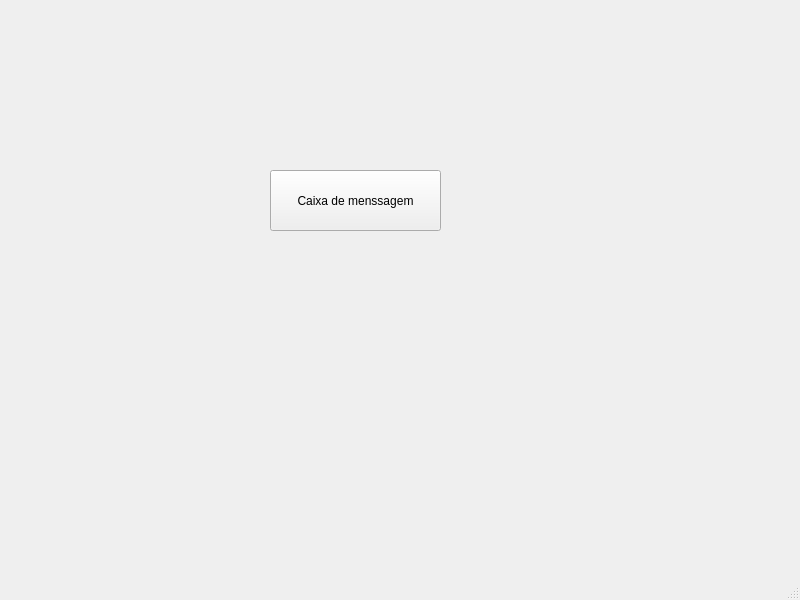
<?xml version="1.0" encoding="UTF-8"?>
<ui version="4.0">
 <class>MainWindow</class>
 <widget class="QMainWindow" name="MainWindow">
  <property name="geometry">
   <rect>
    <x>0</x>
    <y>0</y>
    <width>800</width>
    <height>600</height>
   </rect>
  </property>
  <property name="windowTitle">
   <string>MainWindow</string>
  </property>
  <widget class="QWidget" name="centralwidget">
   <widget class="QPushButton" name="pushButton">
    <property name="enabled">
     <bool>true</bool>
    </property>
    <property name="geometry">
     <rect>
      <x>270</x>
      <y>170</y>
      <width>171</width>
      <height>61</height>
     </rect>
    </property>
    <property name="text">
     <string>Caixa de menssagem</string>
    </property>
   </widget>
  </widget>
  <widget class="QMenuBar" name="menubar">
   <property name="geometry">
    <rect>
     <x>0</x>
     <y>0</y>
     <width>800</width>
     <height>22</height>
    </rect>
   </property>
  </widget>
  <widget class="QStatusBar" name="statusbar"/>
 </widget>
 <resources/>
 <connections/>
</ui>
